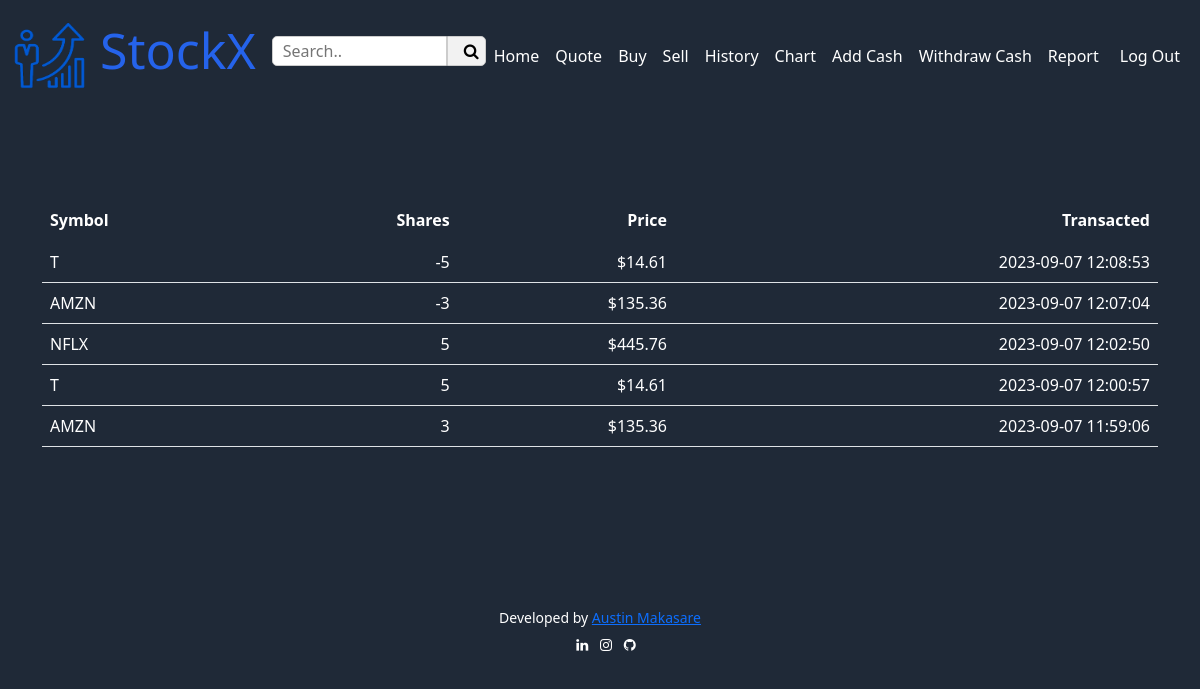
Screenshot of /history (signed in) with the database file from the repository.
### tables this page shows
CREATE TABLE transactions (
id INTEGER PRIMARY KEY AUTOINCREMENT,
user_id INTEGER NOT NULL,
symbol TEXT NOT NULL,
shares INTEGER NOT NULL,
price NUMERIC NOT NULL,
timestamp DATETIME DEFAULT CURRENT_TIMESTAMP,
FOREIGN KEY (user_id) REFERENCES users(id)
);

### app.py (the view)
@app.route("/history")
@login_required
def history():
    user_id = session["user_id"]
    stock_data = db.execute(
        "SELECT symbol, shares, price, timestamp FROM transactions WHERE user_id = ? ORDER BY timestamp DESC",
        user_id)
    return render_template("history.html", stock_data=stock_data)

### app.py (called while the page is built)
@app.after_request
def after_request(response):
    response.headers["Cache-Control"] = "no-cache, no-store, must-revalidate"
    response.headers["Expires"] = 0
    response.headers["Pragma"] = "no-cache"
    return response

### helpers.py (called while the page is built)
def login_required(f):
    @wraps(f)
    def decorated_function(*args, **kwargs):
        if session.get("user_id") is None:
            return redirect("/login")
        return f(*args, **kwargs)
    return decorated_function

def usd(value):
    return f"${value:,.2f}"

### templates/history.html (shortened to what this page needs)
{% extends "layout.html" %}
{% block main %}
    <main class="container py-5 text-center">
        <table class= "table tcolor">
            <thead >
                <tr>
                    <th class="text-start">Symbol</th>
                    <th class="text-end">Shares</th>
                    <th class="text-end">Price</th>
                    <th class="text-end">Transacted</th>
                </tr>
            </thead>
            <tbody>
                {% for data in stock_data %}
                    <tr >
                        <td class="text-start">{{data.symbol}}</td>
                        <td class="text-end">{{data.shares}}</td>
                        <td class="text-end">{{data.price|usd}}</td>
                        <td class="text-end">{{data.timestamp}}</td>
                    </tr>
                {% endfor %}
            </tbody>
        </table>
    </main>
{% endblock %}

### static/styles.css (style rules this page uses)
body { background-color:#1f2937; }
.tcolor { color: white; }
.table { color:white; border-radius: 10px; }
.table>thead>tr>th { vertical-align: bottom; border-bottom: 2px solid transparent; }

### rows the page displays
transactions: symbol "T", shares "-5", price "$14.61", timestamp "2023-09-07 12:08:53"
transactions: symbol "AMZN", shares "-3", price "$135.36", timestamp "2023-09-07 12:07:04"
transactions: symbol "NFLX", shares "5", price "$445.76", timestamp "2023-09-07 12:02:50"
transactions: symbol "T", shares "5", price "$14.61", timestamp "2023-09-07 12:00:57"
transactions: symbol "AMZN", shares "3", price "$135.36", timestamp "2023-09-07 11:59:06"
